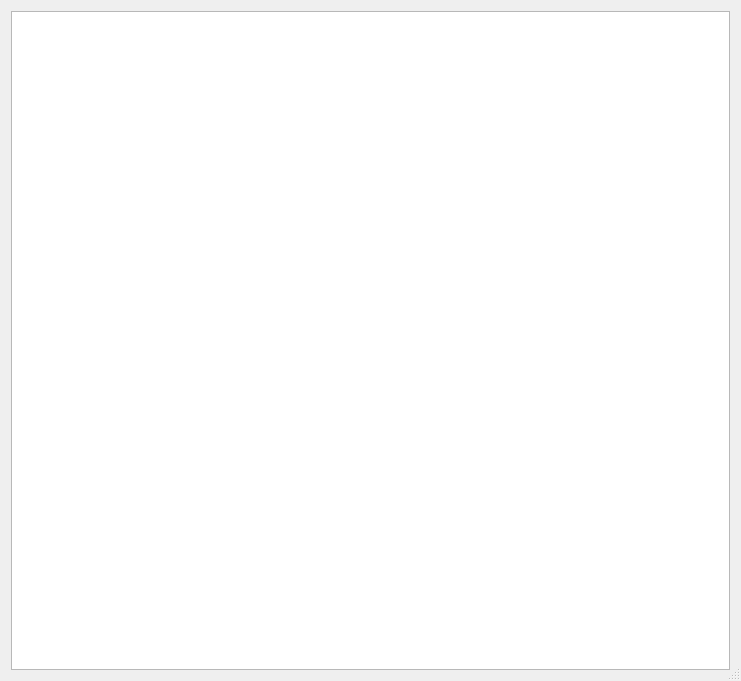
<?xml version="1.0" encoding="UTF-8"?>
<ui version="4.0">
 <class>TextDialog</class>
 <widget class="QDialog" name="TextDialog">
  <property name="geometry">
   <rect>
    <x>0</x>
    <y>0</y>
    <width>741</width>
    <height>681</height>
   </rect>
  </property>
  <property name="windowTitle">
   <string>Dialog</string>
  </property>
  <property name="sizeGripEnabled">
   <bool>true</bool>
  </property>
  <layout class="QVBoxLayout" name="verticalLayout">
   <item>
    <widget class="QPlainTextEdit" name="plainTextEdit">
     <property name="undoRedoEnabled">
      <bool>false</bool>
     </property>
     <property name="readOnly">
      <bool>true</bool>
     </property>
    </widget>
   </item>
  </layout>
 </widget>
 <resources/>
 <connections/>
</ui>
